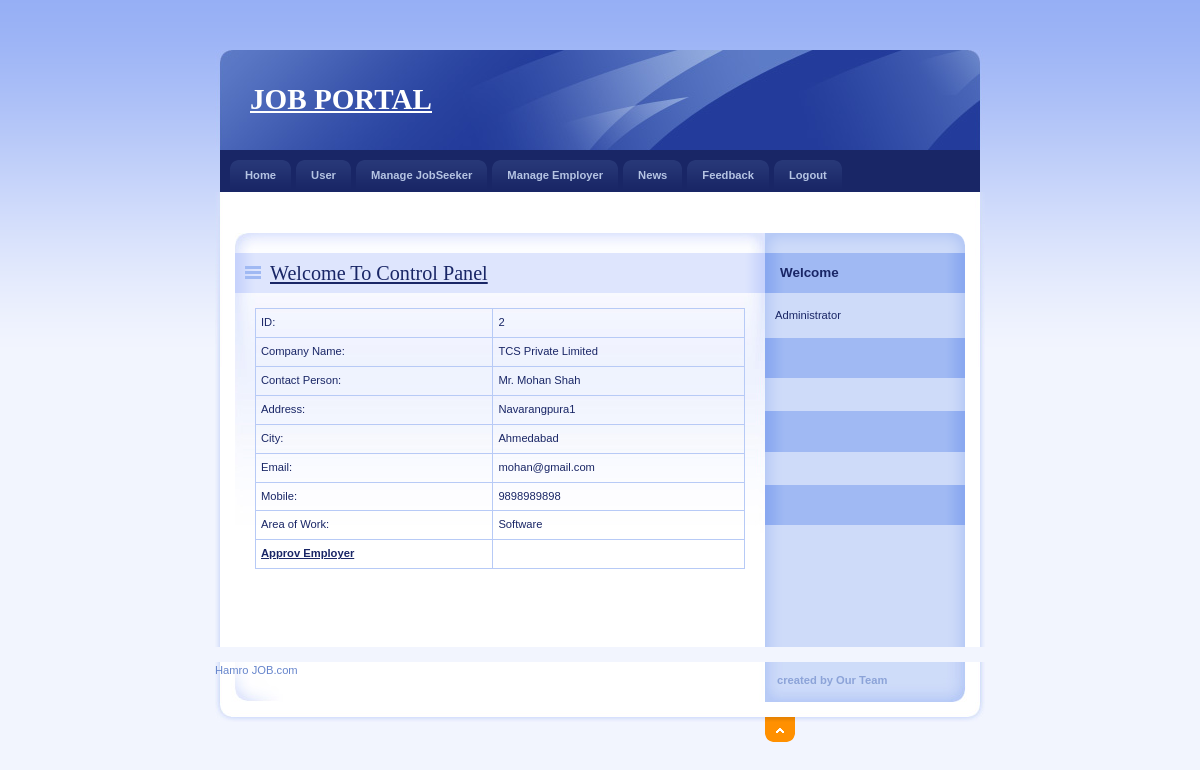
The app's page /Admin/DetailEmp.php?EmpId=2 with its own data.
### tables this page shows
CREATE TABLE IF NOT EXISTS `employer_reg` (
  `EmployerId` int(11) NOT NULL AUTO_INCREMENT,
  `CompanyName` varchar(20) NOT NULL,
  `ContactPerson` varchar(20) NOT NULL,
  `Address` varchar(100) NOT NULL,
  `City` varchar(20) NOT NULL,
  `Email` varchar(40) NOT NULL,
  `Mobile` bigint(20) NOT NULL,
  `Area_Work` varchar(40) NOT NULL,
  `Status` varchar(10) NOT NULL,
  `UserName` varchar(20) NOT NULL,
  `Password` varchar(20) NOT NULL,
  `Question` varchar(100) NOT NULL,
  `Answer` varchar(50) NOT NULL,
  PRIMARY KEY (`EmployerId`)
);

### Admin/DetailEmp.php (the view, shortened to what this page needs)
<!DOCTYPE html PUBLIC "-//W3C//DTD XHTML 1.0 Strict//EN" "http://www.w3.org/TR/xhtml1/DTD/xhtml1-strict.dtd">
<html xmlns="http://www.w3.org/1999/xhtml" xml:lang="cs" lang="cs">
<head>
    <link rel="stylesheet" media="screen,projection" type="text/css" href="./css/main.css" />
    <link rel="stylesheet" media="print" type="text/css" href="./css/print.css" />
    <link rel="stylesheet" media="aural" type="text/css" href="./css/aural.css" />
</head>
<body id="www-url-cz">
<div id="main" class="box">
<?php
include "Header.php"
?>
<?php
include "menu.php"
?>
    <div id="page" class="box">
    <div id="page-in" class="box">
        <div id="strip" class="box noprint">
            <p id="breadcrumbs">&nbsp;</p>
        </div>
        <div id="content">
            <div class="article">
              <h2><span><a href="#">Welcome To Control Panel</a></span></h2>
               <?php
$ID=$_GET['EmpId'];
$con = mysqli_connect("localhost","root","","role");
$sql = "select * from Employer_Reg where EmployerId ='".$ID."'  ";
$result = mysqli_query($con,$sql);
$row = mysqli_fetch_array($result)
?>
                <table width="100%" border="1" cellspacing="2" cellpadding="2">
                  <tr>
                    <td>ID:</td>
                    <td><?php echo $row['EmployerId'];?></td>
                  </tr>
                  <tr>
                    <td>Company Name:</td>
                    <td><?php echo $row['CompanyName'];?></td>
                  </tr>
                  <tr>
                    <td>Contact Person:</td>
                    <td><?php echo $row['ContactPerson'];?></td>
                  </tr>
                  <tr>
                    <td>Address:</td>
                    <td><?php echo $row['Address'];?></td>
                  </tr>
                  <tr>
                    <td>City:</td>
                    <td><?php echo $row['City'];?></td>
                  </tr>
                  <tr>
                    <td>Email:</td>
                    <td><?php echo $row['Email'];?></td>
                  </tr>
                  <tr>
                    <td>Mobile:</td>
                    <td><?php echo $row['Mobile'];?></td>
                  </tr>
                  <tr>
                    <td>Area of Work:</td>
                    <td><?php echo $row['Area_Work'];?></td>
                  </tr>
                  <tr>
                    <td><strong><a href="ApprovEmp.php?EmpId=<?php echo $row['EmployerId'];?>">Approv Employer</a></strong></td>
                    <td>&nbsp;</td>
                  </tr>
                </table>
              <p class="btn-more box noprint">&nbsp;</p>
          </div>
        </div>
<?php
include "right.php"
?>
    </div>
    </div>
<?php
include "footer.php"
?>
</div>
</body>
</html>

### Admin/css/main.css (style rules this page uses)
* { min-height:1px; }
body { border:0; margin:0; padding:0; background:#F2F5FE url("../design/bg.gif") 0 0 repeat-x; font:70%/160% "verdana",sans-serif; color:#192666; _text-align:center; }
a { color:#192666; }
p { border:0; margin:15px 0; padding:0; }
div { display:block; border:0; margin:0; padding:0; }
h1, h2, h3, h4, h5 { border:0; margin:15px 0 10px 0; padding:0; font-weight:bold; }
h2 { font-size:180%; line-height:100%; font-family:"georgia",serif; font-weight:normal; }
table { display:table; border-collapse:collapse; margin:15px 0; padding:0; border:1px solid #B7CAF6; font-size:100%; }
tr { display:table-row; }
th, td { display: table-cell; border:1px solid #B7CAF6; margin:0; padding:5px; vertical-align:top; text-align:left; }
a, img, span { border:0; margin:0; padding:0; }
strong, .strong { font-weight:bold; }
.box { min-height:1px; _height:1px; }
.box:after { content:"."; display:block; line-height:0px; font-size:0px; visibility:hidden; clear:both; }
#main { width:770px; margin:50px auto 0 auto; _text-align:left; }
#page { width:770px; min-height:1px; background:#FFF url("../design/bg_page.gif") 0 0 repeat-y; _height:1px; }
#page-in { min-height:1px; padding:10px 0; background:url("../design/bg_page_in.jpg") 0 0 no-repeat; _height:1px; }
#strip { position:relative; clear:both; padding:3px 20px 10px 20px; color:#6182D1; }
#strip p { margin:0; }
#strip #breadcrumbs { width:520px; margin:0; padding:0; }
#content { float:left; width:530px; _width:550px; margin:0; padding:0 0 0 20px; }
#content .article { clear:both; margin:0; padding:20px; background:url("../design/content_article_bg.jpg") 0 0 no-repeat; }
#content .article h2 { margin:0 -20px; padding:10px; background:#DEE5FD url("../design/content_title_bg.gif") 0 0 repeat-y; color:#192666; }
#content .article h2 span { background:url("../design/ico_list.gif") 0 50% no-repeat; padding-left:25px; }
#content .article p { text-align:justify; }
#content .btn-more { margin:0 0 15px 0; padding:0; border:0; position:relative; }

### Admin/css/print.css (style rules this page uses)
body { border:0; margin:0; padding:0; font-size:12pt }
a { color:#000; text-decoration:none; }
h1, h2, h3 { page-break-after:avoid; page-break-inside:avoid; }
table { border-collapse: collapse; border-width:1px; border-style:solid; }
th, td { display:table-cell; border-width:1px; border-style:solid; }
.noprint { display:none; }

### Admin/css/aural.css (style rules this page uses)
body { voice-family:paul,male; volume:loud; speech-rate:slow; richness:90; stress:20; }
h1, h2, h3, h4, h5 { cue-before:url("ping.au"); }
p, table { pause:50ms; }
strong { pitch:medium; pitch-range:60; stress:90; richness:90; }

### records on screen
employer_reg: EmployerId "2", CompanyName "TCS Private Limited", ContactPerson "Mr. Mohan Shah", Address "Navarangpura1", City "Ahmedabad", Email "mohan@gmail.com", Mobile "9898989898", Area_Work "Software"
